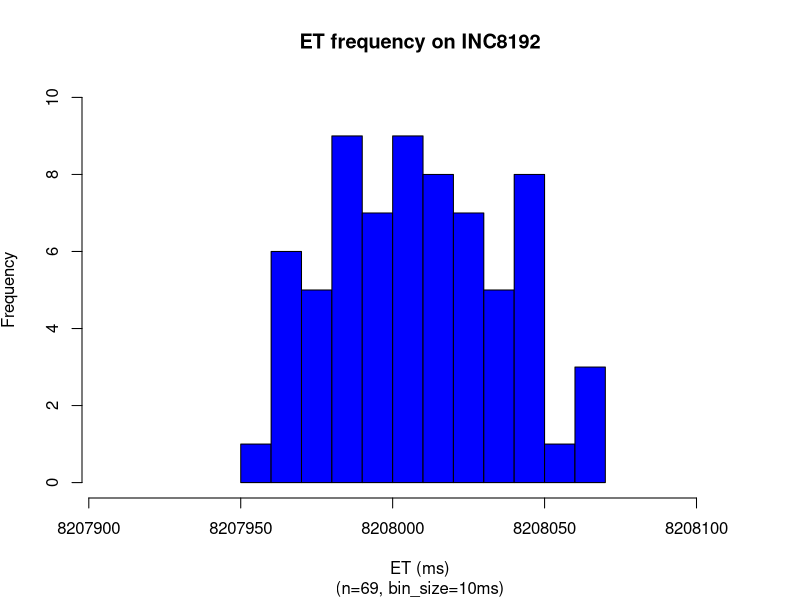
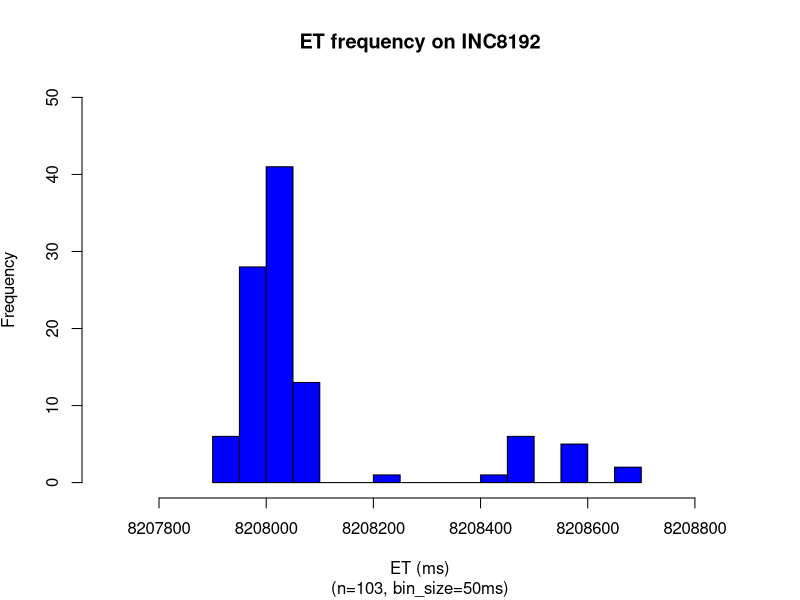
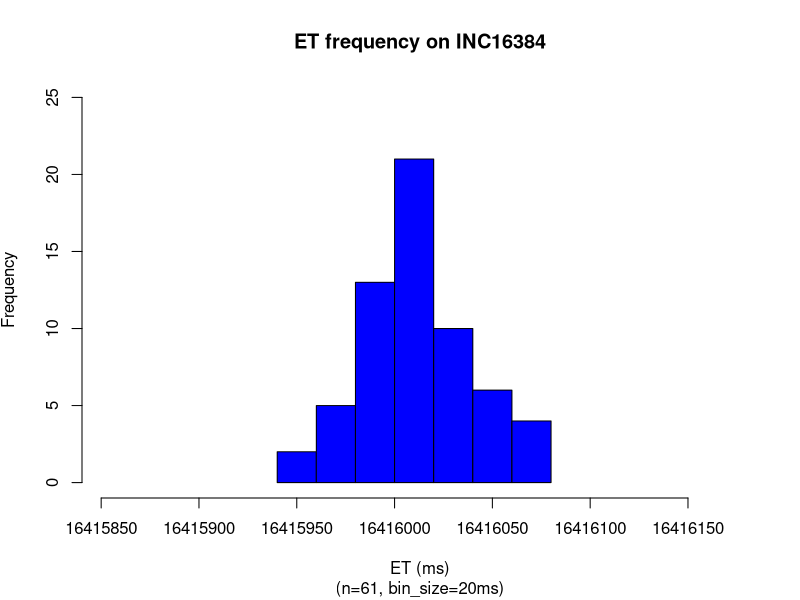
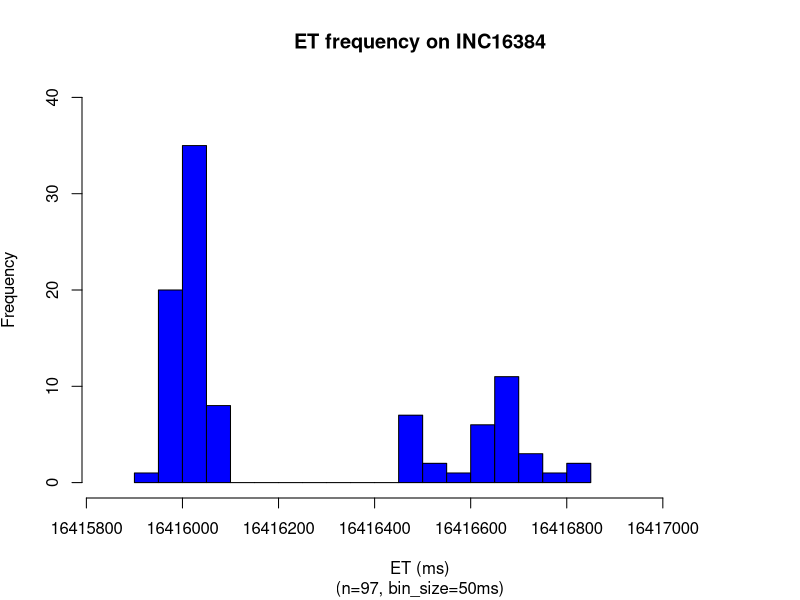

These figures' R source, in order:
## sodb12
## 8192_sec

x = read.csv(file="8192_sec.dat",head=TRUE,sep="\t")
setEPS()
postscript("8192_sec_et_hist2_v5.eps")
x <- subset(x, x$ITERNUM > 40) 
x <- subset(x, x$ITERNUM != 84 & x$ITERNUM != 95 & x$ITERNUM != 105 & x$ITERNUM != 116 & x$ITERNUM != 45 & x$ITERNUM != 56 & x$ITERNUM != 66 & x$ITERNUM != 77)
x_up = mean(x$METIME) + 2*sd(x$METIME)
x_dn = mean(x$METIME) - 2*sd(x$METIME)
binsize=10
x = subset(x, x$METIME >= x_dn & x$METIME <= x_up)
nbins <- ceiling((max(x$METIME)-min(x$METIME)) / binsize)
h = hist(x$METIME, right=F, breaks=nbins,plot=F)
xmin <-min(x$METIME)
xmax <-max(x$METIME)
ymax <- max(h$counts)
ymax <- ceiling(ymax/100)*100
ymax <- max(h$counts)
ymax <- 10
plot(h, freq=TRUE,ylim=c(0,ymax), xlim=c(xmin-50,xmax+50),col="blue", main='ET frequency on INC8192', 
sub=paste("(n=",nrow(x),", bin_size=",binsize,"ms)",sep=""), 
xlab='ET (ms)', ylab=expression('Frequency'))
dev.off()

x = read.csv(file="8192_sec.dat",head=TRUE,sep="\t")
setEPS()
postscript("8192_sec_et_hist_v5.eps")
x <- subset(x, x$ITERNUM != 84 & x$ITERNUM != 95 & x$ITERNUM != 105 & x$ITERNUM != 116 & x$ITERNUM != 45 & x$ITERNUM != 56 & x$ITERNUM != 66 & x$ITERNUM != 77)
x_up = mean(x$METIME) + 2*sd(x$METIME)
x_dn = mean(x$METIME) - 2*sd(x$METIME)
binsize=50
x = subset(x, x$METIME >= x_dn & x$METIME <= x_up)
nbins <- ceiling((max(x$METIME)-min(x$METIME)) / binsize)
h = hist(x$METIME, right=F, breaks=nbins,plot=F)
xmin <-min(x$METIME)
xmax <-max(x$METIME)
ymax <- max(h$counts)
ymax <- ceiling(ymax/100)*100
ymax <- max(h$counts)
ymax <- 50
plot(h, freq=TRUE,ylim=c(0,ymax), xlim=c(xmin-200,xmax+200),col="blue", main='ET frequency on INC8192', 
sub=paste("(n=",nrow(x),", bin_size=",binsize,"ms)",sep=""), 
xlab='ET (ms)', ylab=expression('Frequency'))
dev.off()

x = read.csv(file="16384_sec.dat",head=TRUE,sep="\t")
setEPS()
postscript("16384_sec_et_hist2_v5.eps")
x <- subset(x, x$ITERNUM > 40)
x <- subset(x, x$ITERNUM != 10 & x$ITERNUM != 16 & x$ITERNUM != 82 & x$ITERNUM != 87 & x$ITERNUM != 92 & x$ITERNUM != 98 & x$ITERNUM != 103 & x$ITERNUM != 108 & x$ITERNUM != 113 & x$ITERNUM != 119 & x$ITERNUM != 43 & x$ITERNUM != 48 & x$ITERNUM != 54 & x$ITERNUM != 59 & x$ITERNUM != 64 & x$ITERNUM != 69 & x$ITERNUM != 75 & x$ITERNUM != 80)
x_up = mean(x$METIME) + 2*sd(x$METIME)
x_dn = mean(x$METIME) - 2*sd(x$METIME)
binsize=20
x = subset(x, x$METIME >= x_dn & x$METIME <= x_up)
nbins <- ceiling((max(x$METIME)-min(x$METIME)) / binsize)
h = hist(x$METIME, right=F, breaks=nbins,plot=F)
xmin <-min(x$METIME)
xmax <-max(x$METIME)
ymax <- max(h$counts)
ymax <- ceiling(ymax/100)*100
ymax <- max(h$counts)
ymax <- 25
plot(h, freq=TRUE,ylim=c(0,ymax), xlim=c(xmin-100,xmax+100),col="blue", main='ET frequency on INC16384', 
sub=paste("(n=",nrow(x),", bin_size=",binsize,"ms)",sep=""), 
xlab='ET (ms)', ylab=expression('Frequency'))
dev.off()

x = read.csv(file="16384_sec.dat",head=TRUE,sep="\t")
setEPS()
postscript("16384_sec_et_hist_v5.eps")
x <- subset(x, x$ITERNUM != 10 & x$ITERNUM != 16 & x$ITERNUM != 82 & x$ITERNUM != 87 & x$ITERNUM != 92 & x$ITERNUM != 98 & x$ITERNUM != 103 & x$ITERNUM != 108 & x$ITERNUM != 113 & x$ITERNUM != 119 & x$ITERNUM != 43 & x$ITERNUM != 48 & x$ITERNUM != 54 & x$ITERNUM != 59 & x$ITERNUM != 64 & x$ITERNUM != 69 & x$ITERNUM != 75 & x$ITERNUM != 80)
x_up = mean(x$METIME) + 2*sd(x$METIME)
x_dn = mean(x$METIME) - 2*sd(x$METIME)
binsize=50
x = subset(x, x$METIME >= x_dn & x$METIME <= x_up)
nbins <- ceiling((max(x$METIME)-min(x$METIME)) / binsize)
h = hist(x$METIME, right=F, breaks=nbins,plot=F)
xmin <-min(x$METIME)
xmax <-max(x$METIME)
ymax <- max(h$counts)
ymax <- ceiling(ymax/100)*100
ymax <- max(h$counts)
ymax <- 40
plot(h, freq=TRUE,ylim=c(0,ymax), xlim=c(xmin-100,xmax+300),col="blue", main='ET frequency on INC16384', 
sub=paste("(n=",nrow(x),", bin_size=",binsize,"ms)",sep=""), 
xlab='ET (ms)', ylab=expression('Frequency'))
dev.off()


